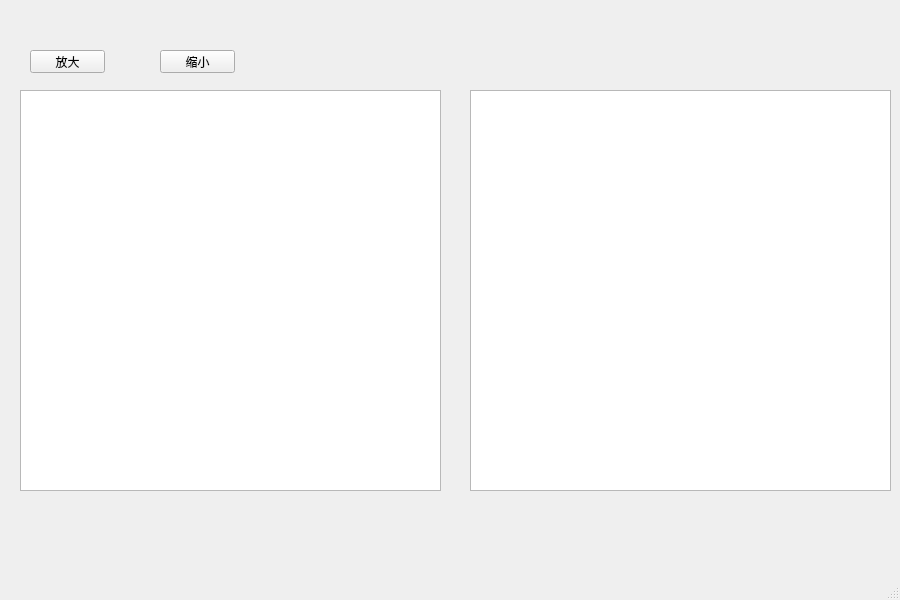
<?xml version="1.0" encoding="UTF-8"?>
<ui version="4.0">
 <class>MainWindow</class>
 <widget class="QMainWindow" name="MainWindow">
  <property name="geometry">
   <rect>
    <x>0</x>
    <y>0</y>
    <width>900</width>
    <height>600</height>
   </rect>
  </property>
  <property name="windowTitle">
   <string>MainWindow</string>
  </property>
  <widget class="QWidget" name="centralwidget">
   <widget class="QGraphicsView" name="ImgView">
    <property name="geometry">
     <rect>
      <x>20</x>
      <y>90</y>
      <width>421</width>
      <height>401</height>
     </rect>
    </property>
   </widget>
   <widget class="QGraphicsView" name="BinaryImgView">
    <property name="geometry">
     <rect>
      <x>470</x>
      <y>90</y>
      <width>421</width>
      <height>401</height>
     </rect>
    </property>
   </widget>
   <widget class="QPushButton" name="button_Amplify">
    <property name="geometry">
     <rect>
      <x>30</x>
      <y>50</y>
      <width>75</width>
      <height>23</height>
     </rect>
    </property>
    <property name="text">
     <string>放大</string>
    </property>
   </widget>
   <widget class="QPushButton" name="button_lessen">
    <property name="geometry">
     <rect>
      <x>160</x>
      <y>50</y>
      <width>75</width>
      <height>23</height>
     </rect>
    </property>
    <property name="text">
     <string>缩小</string>
    </property>
   </widget>
  </widget>
  <widget class="QMenuBar" name="menubar">
   <property name="geometry">
    <rect>
     <x>0</x>
     <y>0</y>
     <width>900</width>
     <height>23</height>
    </rect>
   </property>
  </widget>
  <widget class="QStatusBar" name="statusbar"/>
 </widget>
 <resources/>
 <connections/>
</ui>
